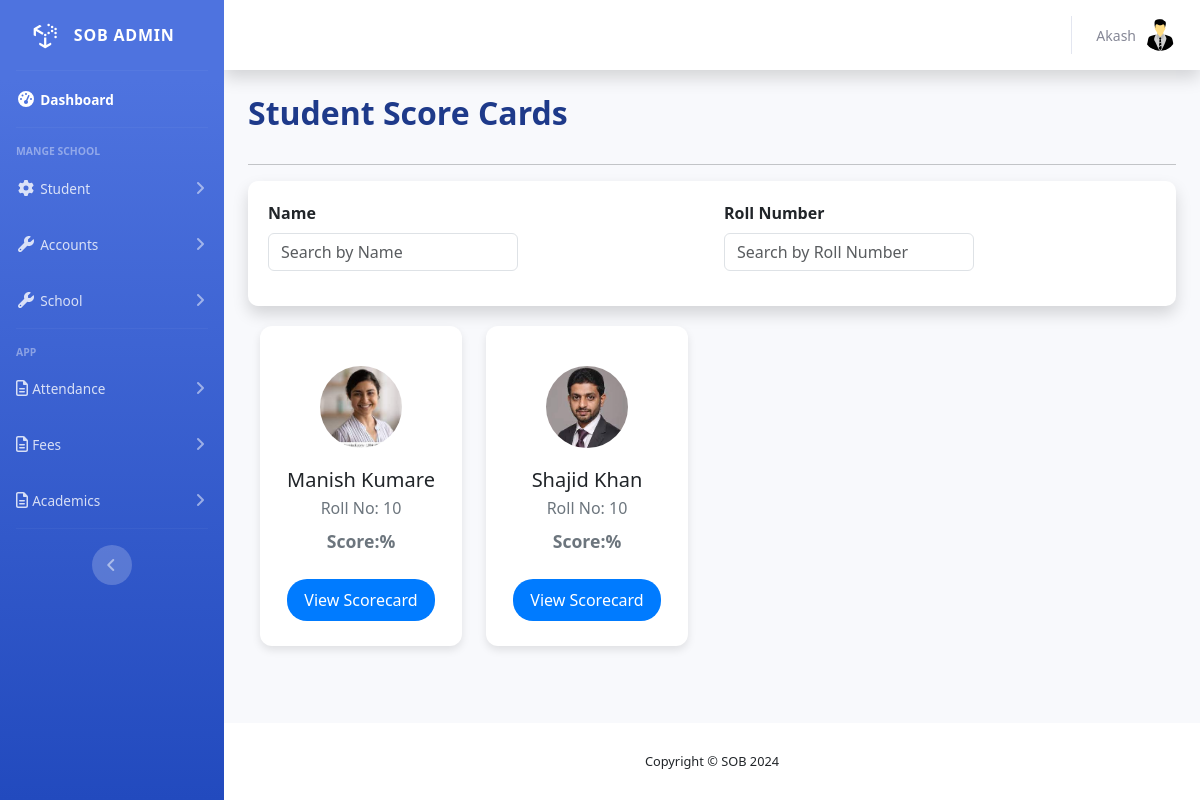
The app's page /academic/scorecard-student-list (signed in) with its own data.
### accounts/models.py (models this page shows, shortened)
class User(AbstractUser):
    USER_TYPE_CHOICES = (
        ('M', 'Management Admin'),
        ('STA', 'Staff'),
        ('P', 'Principal'),
        ('T', 'Teacher'),
        ('STU', 'Student'),
    )
    user_type = models.CharField(max_length=20, choices=USER_TYPE_CHOICES)
    user_id = models.CharField(max_length=20, blank=True)
    is_active = models.BooleanField(default=True)
    history = HistoricalRecords()

### student/models.py (models this page shows, shortened)
class Enrollment(models.Model):
    student = models.ForeignKey(Student, on_delete=models.CASCADE, related_name='enrollments')
    academic_year = models.ForeignKey(AcademicYear, on_delete=models.CASCADE, related_name='enrollments')
    standard = models.ForeignKey(Class, on_delete=models.CASCADE, related_name='enrollments')
    enrollment_date = models.DateField(auto_now_add=True)
    cancel_enroll = models.BooleanField(default=False)
    class Meta:
        unique_together = ('student','academic_year')

class Student(models.Model):
    user = models.OneToOneField(User, on_delete=models.CASCADE, related_name='student', null=True, blank=True)
    first_name = models.CharField(max_length=100)
    last_name = models.CharField(max_length=100)
    date_of_birth = models.DateField()
    gender = models.CharField(max_length=10, choices=[('male', 'Male'), ('female', 'Female')])
    adhar_number = models.CharField(
        max_length=12,  # Ensures the field allows a maximum of 12 characters
        validators=[RegexValidator(r'^\d{12}$', message="Aadhar number must be exactly 12 digits.")],
        unique=True,  # Enforces uniqueness in the database
        verbose_name="Aadhar Number"
    )
    religion = models.CharField(max_length=50, choices=RELIGION_CHOICES)
    photo = models.ImageField(upload_to='student_photos/', blank=True, null=True, verbose_name="Student Photo", help_text="Upload a valid image file (JPG, PNG, etc.) not exceeding 500 KB.", height_field=None, width_field=None)
    profile_creation_date = models.DateField(auto_now_add=True)
    last_school_name = models.CharField(max_length=255)
    last_class_attended = models.CharField(max_length=100)
    examination_board = models.CharField(max_length=100)
    percentage_or_grade = models.CharField(max_length=50)  # Can store percentage or grade
    leaving_certificate_date = models.DateField(null=True, blank=True)
    leaving_certificate_number = models.CharField(max_length=100)
    nationality = models.CharField(max_length=10, choices=[('in', 'India'), ('o', 'Other')])
    residential_address = models.TextField(max_length=70)
    residential_city = models.CharField(max_length=100)
    residential_state = models.CharField(max_length=100 , choices=INDIAN_STATES)
    residential_pin_code = models.CharField(max_length=6, validators=[RegexValidator(r'^\d{6}$')])
    permanent_address = models.TextField(max_length=70)
    permanent_city = models.CharField(max_length=100)
    permanent_state = models.CharField(max_length=100, choices=INDIAN_STATES)
    permanent_pin_code = models.CharField(max_length=6, validators=[RegexValidator(r'^\d{6}$')])
    local_guardian_name = models.CharField(max_length=100, null=True, blank=True)
    local_guardian_mobile = models.CharField(max_length=15, null=True, blank=True)
    local_guardian_address = models.TextField(null=True, blank=True)
    local_guardian_health_problem = models.TextField(null=True, blank=True)
    relation_to_guardian = models.CharField(max_length=50, blank=True, null=True, help_text="Relation to the guardian, e.g. Uncle, Aunt")
    father_name = models.CharField(max_length=100)
    father_age = models.IntegerField(null=True, blank=True)
    father_education = models.CharField(max_length=100, null=True, blank=True)
    father_occupation = models.CharField(max_length=100, null=True, blank=True)
    father_organisation = models.CharField(max_length=100, null=True, blank=True)
    father_designation = models.CharField(max_length=100,null=True, blank=True)
    father_languages_known = models.CharField(max_length=200, null=True, blank=True)
    father_mobile_number = models.CharField(max_length=10)
    father_email = models.EmailField(null=True, blank=True)
    father_phone = models.CharField(max_length=20, null=True, blank=True)
    father_annual_income = models.DecimalField(max_digits=12, decimal_places=2,null=True, blank=True)
    mother_name = models.CharField(max_length=100)
    mother_age = models.IntegerField(null=True, blank=True)
    mother_education = models.CharField(max_length=100,null=True, blank=True)
    mother_occupation = models.CharField(max_length=100,null=True, blank=True)
    mother_organisation = models.CharField(max_length=100,null=True, blank=True)
    mother_designation = models.CharField(max_length=100,null=True, blank=True)
    mother_languages_known = models.CharField(max_length=200, null=True, blank=True)
    mother_mobile_number = models.CharField(max_length=10)
    mother_email = models.EmailField(null=True, blank=True)
    mother_phone = models.CharField(max_length=20,null=True, blank=True)
    mother_annual_income = models.DecimalField(max_digits=12, decimal_places=2,null=True, blank=True)

### academics/views.py (the view)
# urls.py: path('scorecard-student-list', ScoreCardStudentListView.as_view(), name='academic-scorecard-students-list'),
class ScoreCardStudentListView(ListView):
    model = Enrollment
    template_name = 'academics/academic_score_card_students.html'  # Template to render the list of students
    context_object_name = 'students'  # Name of the list as a template variable
    def get_context_data(self, **kwargs):
        context = super().get_context_data(**kwargs)
        return context

### academics/templates/academics/academic_score_card_students.html (shortened to what this page needs)
{% extends "base.html" %}
{% load static %}
{% load arithmetic %}
{% block main %}
<div class="container">
    <div class="d-flex justify-content-between align-items-center mb-4">
        <h2 class="fw-bold text-start" style="color:#1E3A8A;">Student Score Cards</h2>
    </div>
    <hr>
    <div class="filter-container shadow">
        <form class="filter-form row">
            <div class="col-md-6">
                <label for="nameFilter" class="filter-label">Name</label>
                <input type="text" class="form-control" id="nameFilter" placeholder="Search by Name">
            </div>
            <div class="col-md-6">
                <label for="rollFilter" class="filter-label">Roll Number</label>
                <input type="text" class="form-control" id="rollFilter" placeholder="Search by Roll Number">
            </div>
        </form>
    </div>
    <div class="container">
        <div class="row" id="studentList">
            <div class="row">
                {% for student in students %}
                <div class="col-md-3 col-sm-6 student-card"
                    data-name="{{ student.student.first_name|lower }} {{ student.student.last_name|lower }}"
                    data-roll="{{ student.student.roll_number }}">
                    <div class="card p-3">
                      <img src="{% if student.student.photo %}{{student.student.photo.url}}{% else %}{% static "core/img/profile.png" %}{% endif %}" alt="Student" class="student-img mx-auto">
                      <h5 class="mt-3 mb-1">{{student.student.first_name|capfirst}} {{student.student.last_name|capfirst}}</h5>
                      <p class="text-secondary mb-2">Roll No: 10</p>
                      <div class="score-details">
                        <span>Score:%</span>
                      </div>
                      <a href="{% url "academic-score-card" student.id %}">
                        <button class="btn btn-score mt-4">View Scorecard</button>
                      </a>
                    </div>
                  </div>
                {% endfor %}
            </div>
        </div>
    </div>
</div>
{% endblock main %}

### templates/base.html (shortened to what this page needs)
{% load static %}
<!DOCTYPE html>
<html lang="en">
<head>
    <link href="{% static "school/vendor/fontawesome/css/all.css" %}" rel="stylesheet" type="text/css">
    <link href="{% static "school/css/school.css" %}" rel="stylesheet">
    <link rel="stylesheet" href="https://cdnjs.cloudflare.com/ajax/libs/twitter-bootstrap/5.3.0/css/bootstrap.min.css">
</head>
<body id="page-top">
    <div id="wrapper">
        {% include "sidebar.html" %}
        <div id="content-wrapper" class="d-flex flex-column">
            <div id="content">
                <nav class="navbar navbar-expand navbar-light bg-white topbar mb-4 static-top shadow  px-3">
                    <ul class="navbar-nav ml-auto">
                        <li class="nav-item dropdown no-arrow">
                            <a class="nav-link dropdown-toggle" href="#" id="userDropdown" role="button"
                                data-toggle="dropdown" aria-haspopup="true" aria-expanded="false">
                                <span class="mr-2 d-none d-lg-inline text-gray-600 small">{{request.user.username | capfirst}}</span>
                                <img class="img-profile rounded-circle"
                                    src="{% if request.user.userprofile.photo %}{{request.user.userprofile.photo.url}}{% else %}{% static "core/img/user-icon.png" %}{% endif %}">
                            </a>
                        </li>
                    </ul>
                </nav>
                <div class="container-fluid">
                    {% block main %}
                    {% endblock main %}
                </div>
            </div>
            <footer class="sticky-footer bg-white">
                <div class="container my-auto">
                    <div class="copyright text-center my-auto">
                        <span>Copyright &copy; SOB 2024</span>
                    </div>
                </div>
            </footer>
        </div>
    </div>
</body>
</html>

### academics/templates/academics/academic_score_card_students.html (style rules this page uses)
body { background-color: #f5f5f5; }
.card { border: none; border-radius: 10px; box-shadow: 0 4px 8px rgba(0, 0, 0, 0.1); text-align: center; height: 300px; }
.student-img { width: 90px; height: 90px; border-radius: 50%; object-fit: cover; border: 4px solid #fff; margin-top: 20px; }
.filter-container { background-color: #ffffff; border-radius: 10px; padding: 20px; box-shadow: 0 4px 8px rgba(0, 0, 0, 0.1); margin-bottom: 20px; }
.filter-label { font-weight: bold; margin-right: 10px; }
.filter-form select, .filter-form input { width: 100%; max-width: 250px; margin-bottom: 15px; }
body { background-color: #f8f9fa; }
.card { text-align: center; border: none; border-radius: 12px; box-shadow: 0 4px 8px rgba(0, 0, 0, 0.1); transition: transform 0.3s ease-in-out; height: 320px; }
.student-img { width: 90px; height: 90px; border-radius: 50%; object-fit: cover; border: 4px solid #fff; background-color: #fff; }
.score-details span { font-weight: bold; color: #6c757d; font-size: 1.1rem; }
.btn-score { background-color: #007bff; color: white; border-radius: 20px; padding: 8px 16px; font-size: 1rem; transition: all 0.3s; }

### records on screen
User: user.username "Akash"
Enrollment: student.photo (picture), student.first_name "Manish", student.last_name "Kumare"
Enrollment: student.photo (picture), student.first_name "Shajid", student.last_name "Khan"
